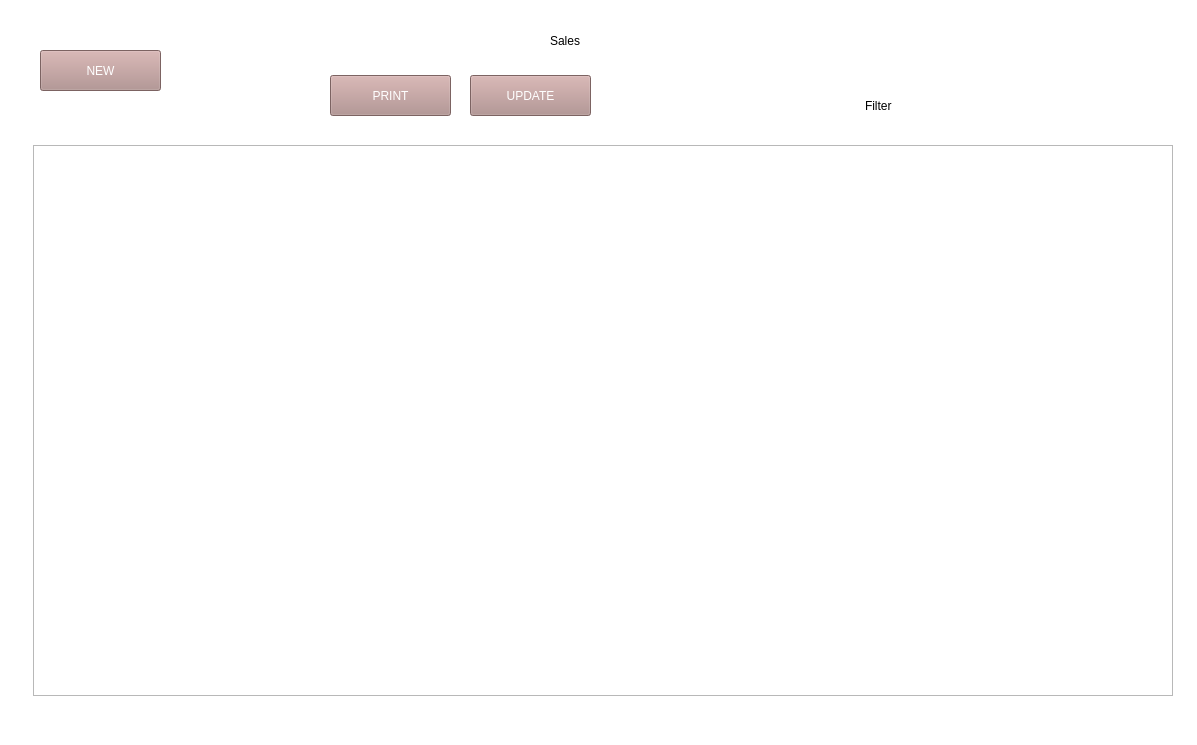
<?xml version="1.0" encoding="UTF-8"?>
<ui version="4.0">
 <class>Form</class>
 <widget class="QWidget" name="Form">
  <property name="geometry">
   <rect>
    <x>0</x>
    <y>0</y>
    <width>1197</width>
    <height>745</height>
   </rect>
  </property>
  <property name="sizePolicy">
   <sizepolicy hsizetype="Expanding" vsizetype="Expanding">
    <horstretch>0</horstretch>
    <verstretch>0</verstretch>
   </sizepolicy>
  </property>
  <property name="windowTitle">
   <string>Form</string>
  </property>
  <widget class="QPushButton" name="create_customer">
   <property name="geometry">
    <rect>
     <x>40</x>
     <y>50</y>
     <width>121</width>
     <height>41</height>
    </rect>
   </property>
   <property name="sizePolicy">
    <sizepolicy hsizetype="Expanding" vsizetype="Expanding">
     <horstretch>0</horstretch>
     <verstretch>0</verstretch>
    </sizepolicy>
   </property>
   <property name="styleSheet">
    <string notr="true">background-color: rgb(174, 139, 137);
color: rgb(255, 255, 255);
font: 75 14pt &quot;MS Shell Dlg 2&quot;;</string>
   </property>
   <property name="text">
    <string>NEW</string>
   </property>
  </widget>
  <widget class="QLabel" name="lb_title">
   <property name="geometry">
    <rect>
     <x>550</x>
     <y>25</y>
     <width>46</width>
     <height>31</height>
    </rect>
   </property>
   <property name="styleSheet">
    <string notr="true">font: 63 14pt &quot;Lucida Bright&quot;;</string>
   </property>
   <property name="text">
    <string>Sales</string>
   </property>
  </widget>
  <widget class="QLabel" name="lb_filter">
   <property name="geometry">
    <rect>
     <x>865</x>
     <y>90</y>
     <width>51</width>
     <height>31</height>
    </rect>
   </property>
   <property name="styleSheet">
    <string notr="true">font: 63 12pt &quot;Lucida Bright&quot;;</string>
   </property>
   <property name="text">
    <string>Filter</string>
   </property>
  </widget>
  <widget class="QLabel" name="antet_color">
   <property name="geometry">
    <rect>
     <x>-15</x>
     <y>-15</y>
     <width>1226</width>
     <height>781</height>
    </rect>
   </property>
   <property name="sizePolicy">
    <sizepolicy hsizetype="Expanding" vsizetype="Expanding">
     <horstretch>0</horstretch>
     <verstretch>0</verstretch>
    </sizepolicy>
   </property>
   <property name="styleSheet">
    <string notr="true">background-color: rgb(255, 255, 255);</string>
   </property>
   <property name="text">
    <string/>
   </property>
  </widget>
  <widget class="QFrame" name="product_table_layout">
   <property name="geometry">
    <rect>
     <x>33</x>
     <y>145</y>
     <width>1140</width>
     <height>551</height>
    </rect>
   </property>
   <property name="frameShape">
    <enum>QFrame::StyledPanel</enum>
   </property>
   <property name="frameShadow">
    <enum>QFrame::Raised</enum>
   </property>
  </widget>
  <widget class="QPushButton" name="print_btn">
   <property name="geometry">
    <rect>
     <x>330</x>
     <y>75</y>
     <width>121</width>
     <height>41</height>
    </rect>
   </property>
   <property name="sizePolicy">
    <sizepolicy hsizetype="Expanding" vsizetype="Expanding">
     <horstretch>0</horstretch>
     <verstretch>0</verstretch>
    </sizepolicy>
   </property>
   <property name="styleSheet">
    <string notr="true">background-color: rgb(174, 139, 137);
color: rgb(255, 255, 255);
font: 75 14pt &quot;MS Shell Dlg 2&quot;;</string>
   </property>
   <property name="text">
    <string>PRINT</string>
   </property>
  </widget>
  <widget class="QPushButton" name="update_btn">
   <property name="geometry">
    <rect>
     <x>470</x>
     <y>75</y>
     <width>121</width>
     <height>41</height>
    </rect>
   </property>
   <property name="sizePolicy">
    <sizepolicy hsizetype="Expanding" vsizetype="Expanding">
     <horstretch>0</horstretch>
     <verstretch>0</verstretch>
    </sizepolicy>
   </property>
   <property name="styleSheet">
    <string notr="true">background-color: rgb(174, 139, 137);
color: rgb(255, 255, 255);
font: 75 14pt &quot;MS Shell Dlg 2&quot;;</string>
   </property>
   <property name="text">
    <string>UPDATE</string>
   </property>
  </widget>
  <zorder>antet_color</zorder>
  <zorder>create_customer</zorder>
  <zorder>lb_title</zorder>
  <zorder>lb_filter</zorder>
  <zorder>product_table_layout</zorder>
  <zorder>print_btn</zorder>
  <zorder>update_btn</zorder>
 </widget>
 <resources/>
 <connections/>
</ui>
